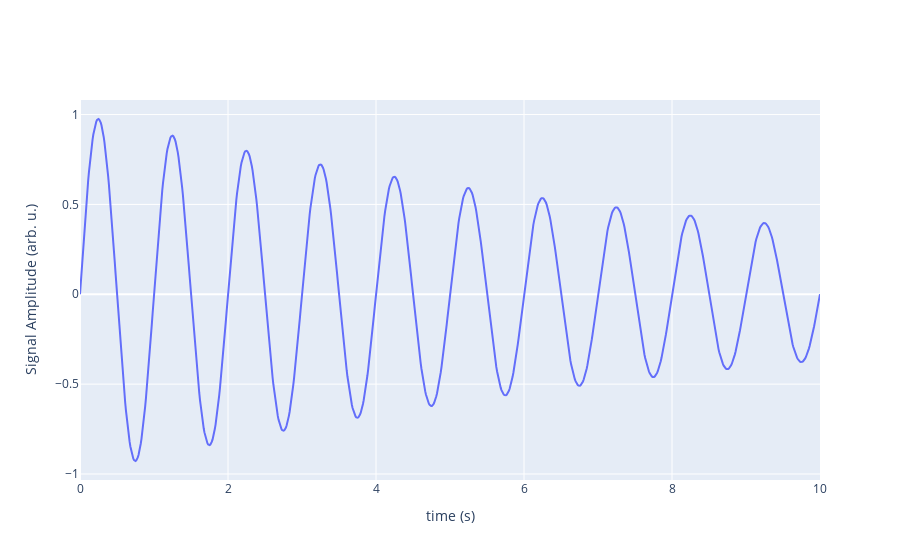

The code cell stored with this chart in its notebook:
### Code cell
from math_functions import damp_sine_wave


x_samp = np.linspace(0, 10, 1000)
y_samp = damp_sine_wave(x_samp, frequency=1, damping_rate=0.1, phase=0)


fig = go.Figure().update_layout(width=900)

fig.add_trace(go.Scatter(name="fun", mode="lines", x=x_samp, y=y_samp))
fig.update_layout(
    xaxis_title="time (s)",
    yaxis_title="Signal Amplitude (arb. u.)",
)
fig.show()

### Figure 1 — Plotly figure (JSON) as saved in the notebook; plotly's stock layout.template omitted (floating-point values rounded to 4 significant figures; data arrays with more than 128 entries replaced by an {"elided": "..."} marker saying what was removed)
{"data": [{"mode": "lines", "name": "fun", "type": "scatter", "x": {"elided": "1000 float values"}, "y": {"elided": "1000 float values"}}], "layout": {"width": 900, "xaxis": {"title": {"text": "time (s)"}}, "yaxis": {"title": {"text": "Signal Amplitude (arb. u.)"}}}}
